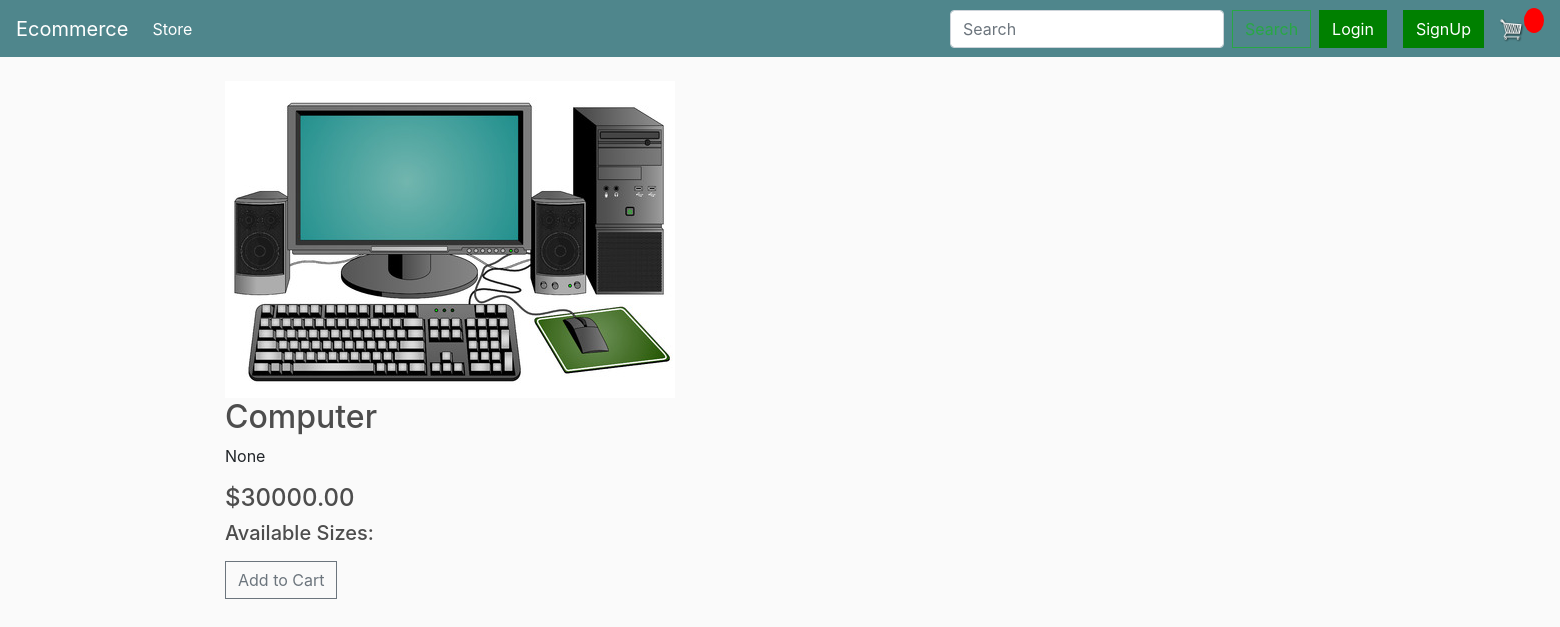
The app's page /product/5/, older data.
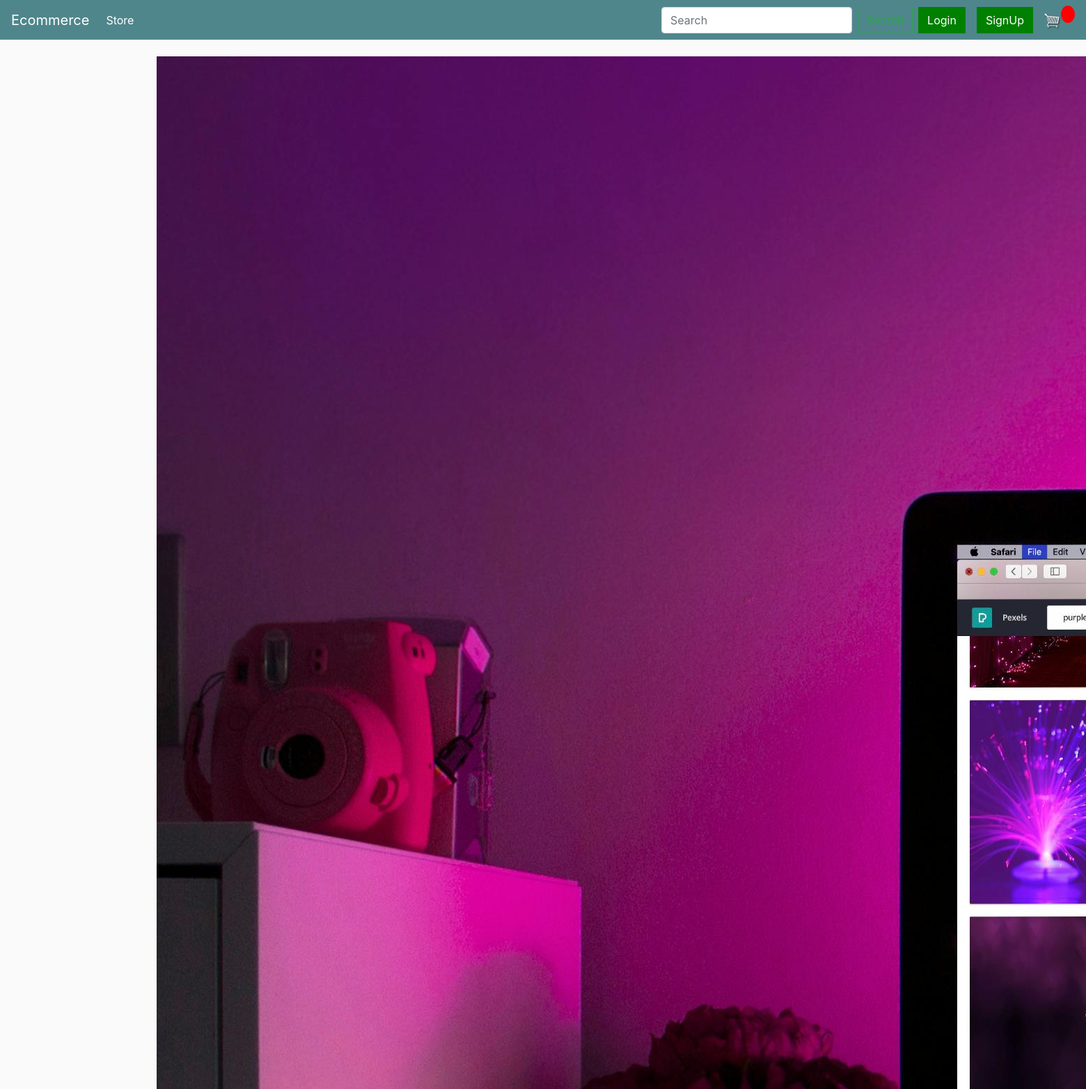
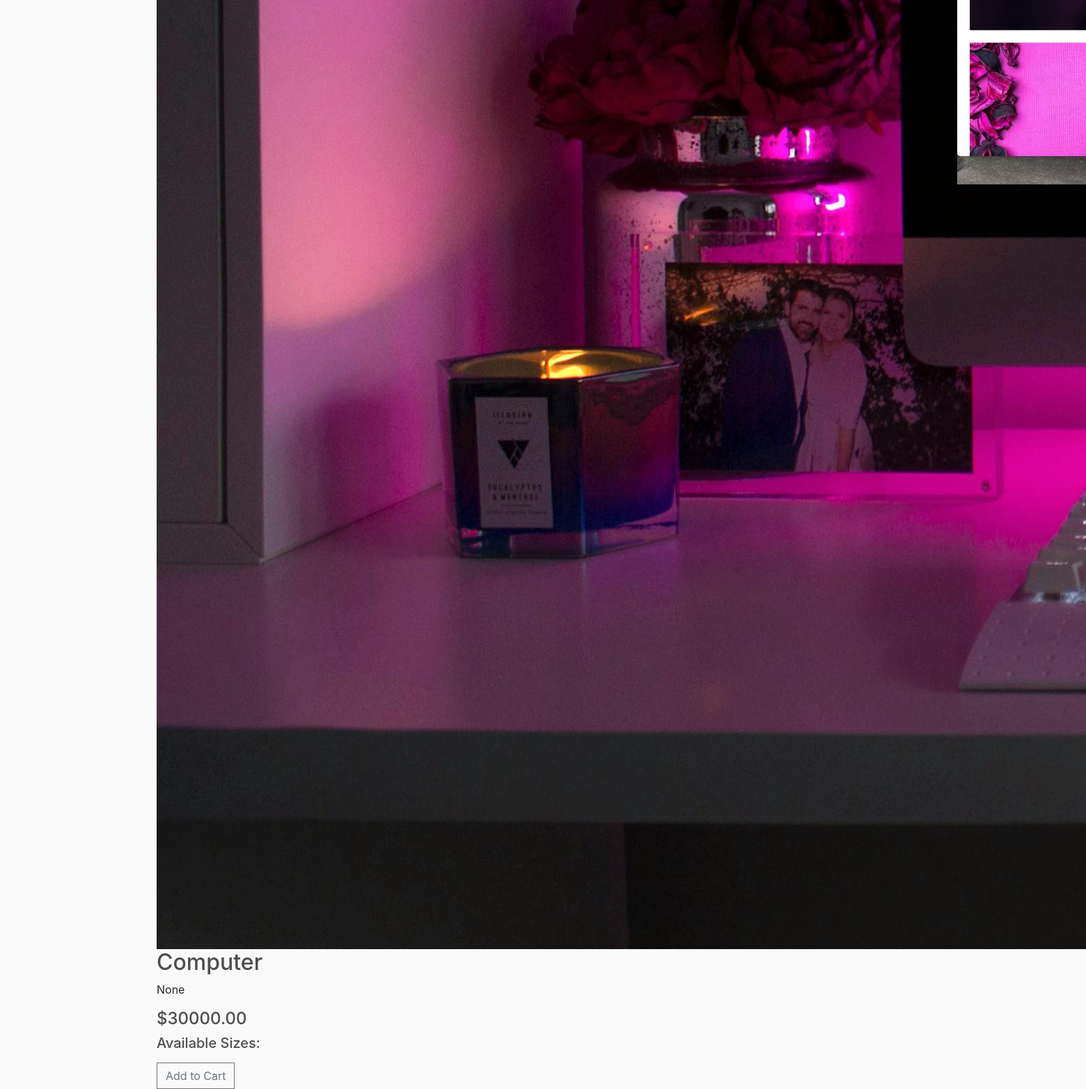
The same page, newer data (2 pictures, top to bottom).
### store/models.py (models this page shows, shortened)
class Product(models.Model):
    name= models.CharField(max_length=200,null=True)
    price = models.DecimalField(max_digits=7, decimal_places=2)
    digital = models.BooleanField(default=False,null=True,blank=False)
    image = models.ImageField(upload_to='products/')
    description = models.TextField(null=True, blank=True)
    in_stock = models.BooleanField(default=True)  # New field to indicate stock status
    colors = models.ManyToManyField(Color, related_name='products')
    sizes = models.ManyToManyField(Size, related_name='products')
    @property
    def imageURL(self):
        try:
            url = self.image.url
        except:
            url = ''
        return url

### store/views.py (the view)
# urls.py: path('product/<int:product_id>/', views.product_detail, name='product_detail'),
def product_detail(request, product_id):
    product = get_object_or_404(Product, id=product_id)
    colors = product.colors.all()  # Get all colors associated with the product
    color_images = {}
    for color in colors:
        color_images[color] = product.images.filter(color=color)
    context = {
        'product': product,
        'colors': colors,
        'color_images': color_images,  # Pass the dictionary to the template
    }
    return render(request, 'store/product_details.html', context)

### store/templates/store/product_details.html (shortened to what this page needs)
{% extends 'store/main.html' %}
{% block content %}
<div class="product-detail">
    <img src="{{ product.imageURL }}" alt="{{ product.name }}">
    <h2>{{ product.name }}</h2>
    <p>{{ product.description }}</p>
    <h4>${{ product.price|floatformat:2 }}</h4>
    <div class="product-options">
        <div class="product-sizes">
            <h5>Available Sizes:</h5>
        </div>
    </div>
    <button data-product="{{ product.id }}" data-action="add" class="btn btn-outline-secondary add-btn update-cart">Add to Cart</button>
</div>
{% endblock content %}

Row changes from the older to the newer data that the page shows:
changed Product "Computer": imageURL: a different picture
